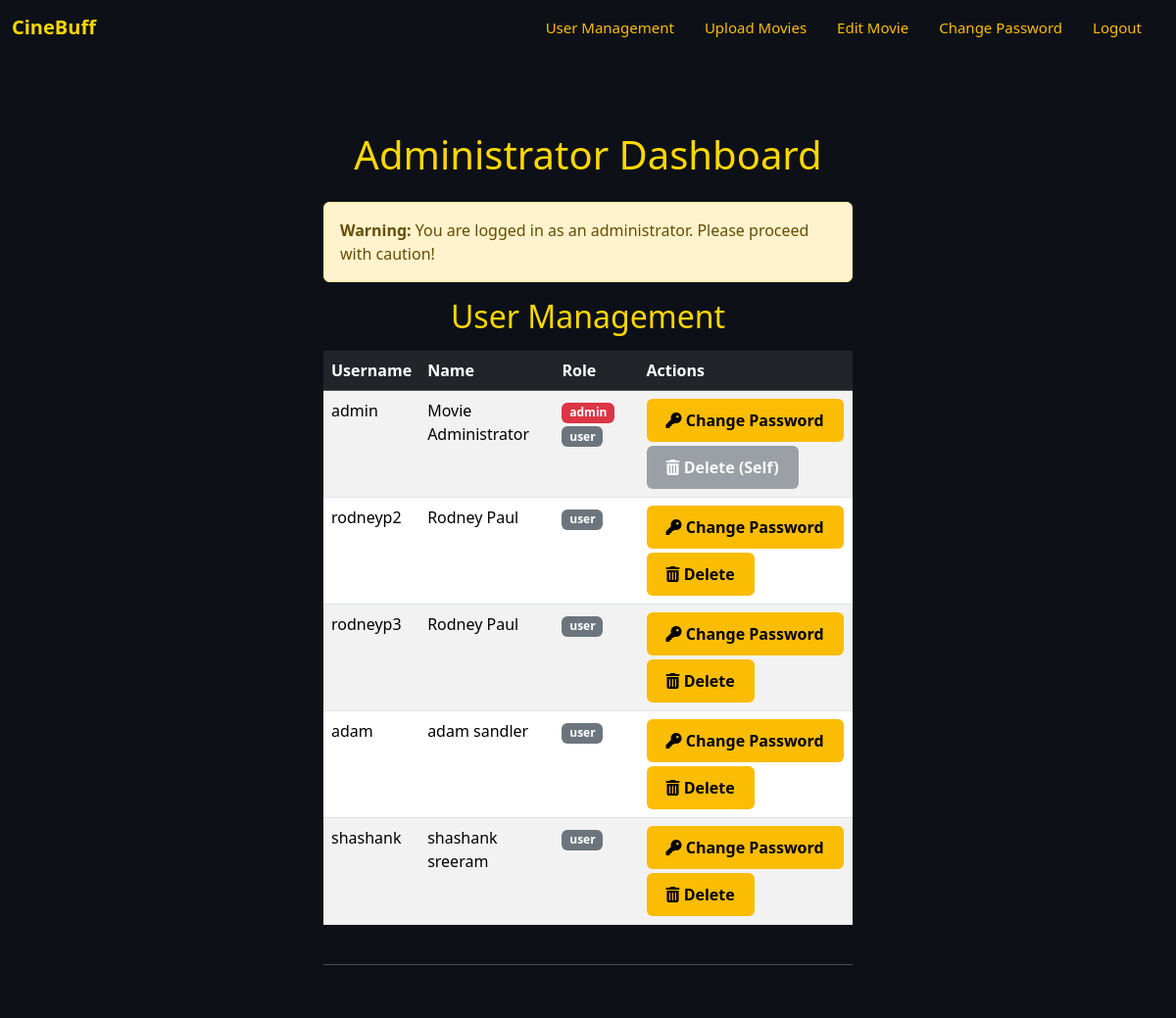
The app's page /dashboard (signed in) with its own data.
### app/models.py (models this page shows, shortened)
class Member(db.Model, UserMixin):
    __tablename__ = 'member'
    username = db.Column(db.String, primary_key=True)
    firstName = db.Column(db.String, nullable=False)
    lastName = db.Column(db.String, nullable=False)
    email = db.Column(db.String, nullable=False, unique=True)
    hashPwd = db.Column(db.String, nullable=False)
    reviews = db.relationship('Review', backref='member', lazy=True)
    roles = db.relationship('UserRole', backref='member', lazy=True)
    public_reviews = db.Column(db.Boolean, default=False)
    def has_role(self, role_name):
        if self.roles:
            for role in self.roles:
                if role.role == role_name:
                    return True
        return False

class UserRole(db.Model):
    __tablename__ = 'user_role'
    username = db.Column(db.String, db.ForeignKey('member.username'), primary_key=True)
    role = db.Column(db.String, db.ForeignKey('roles.role'), primary_key=True)

### app/admin/routes.py (the view)
@admin.route("/dashboard")
@login_required
@admin_required
def dashboard():
    users = Member.query.all()
    return render_template("admin/admin_dashboard.html", users=users, title="Administrator Dashboard")

### app/admin/routes.py (called while the page is built)
def admin_required(f):
    @wraps(f)
    def decorated_function(*args, **kwargs):
        if not current_user.is_authenticated:
            flash("Please log in first", "info")
            return redirect(url_for('users.login', next=request.url))
        if not current_user.has_role('admin'):
            flash("You do not have permission to access this page", "danger")
            return redirect(url_for('main.home'))
        return f(*args, **kwargs)
    return decorated_function

### app/models.py (called while the page is built)
@login_manager.user_loader
def load_user(user_id):
    return Member.query.get(user_id)

### app/templates/admin/admin_dashboard.html (shortened to what this page needs)
{% extends "base.html" %}
{% block content %}
<div class="container mt-5">
    <h1 class="mb-4">{{ title | default('Admin Dashboard') }}</h1>
    <div class="alert alert-warning" role="alert">
        <strong>Warning:</strong> You are logged in as an administrator. Please proceed with caution!
    </div>
    <div class="row">
        <div class="col-md-12">
            <h2 class="mb-3">User Management</h2>
            {% if users %}
            <div class="table-responsive">
                <table class="table table-striped table-hover">
                    <thead class="table-dark">
                        <tr>
                            <th scope="col">Username</th>
                            <th scope="col">Name</th>
                            <th scope="col">Role</th>
                            <th scope="col">Actions</th>
                        </tr>
                    </thead>
                    <tbody>
                        {% for u in users %}
                        <tr>
                            <td>{{ u.username }}</td>
                            <td>{{ u.firstName }} {{ u.lastName }}</td>
                            <td>
                                {% for role_assoc in u.roles %}
                                    <span class="badge
                                        {% if role_assoc.role == 'admin' %}bg-danger{% else %}bg-secondary{% endif %}">
                                        {{ role_assoc.role }}
                                    </span>
                                {% else %}
                                    <span class="badge bg-light text-dark">No Role</span>
                                {% endfor %}
                            </td>
                            <td>
                                <a href="{{ url_for('admin.change_user_password', username=u.username) }}" class="btn btn-primary btn-sm mb-1">
                                    <i class="fas fa-key"></i> Change Password
                                </a>
                                {% if u.username != current_user.username %}
                                    {% if not u.has_role('admin') %}
                                    <form action="{{ url_for('admin.delete_user', username=u.username) }}" method="POST" class="d-inline">
                                        <button type="submit" class="btn btn-danger btn-sm" onclick="return confirm('Are you sure you want to delete user {{ u.username }}? This action cannot be undone.')">
                                            <i class="fas fa-trash-alt"></i> Delete
                                        </button>
                                    </form>
                                    {% else %}
                                    <button class="btn btn-secondary btn-sm" disabled title="Administrators cannot be deleted through this interface.">
                                        <i class="fas fa-trash-alt"></i> Delete (Admin)
                                    </button>
                                    {% endif %}
                                {% else %}
                                    <button class="btn btn-secondary btn-sm" disabled title="You cannot delete your own account.">
                                        <i class="fas fa-trash-alt"></i> Delete (Self)
                                    </button>
                                {% endif %}
                            </td>
                        </tr>
                        {% endfor %}
                    </tbody>
                </table>
            </div>
            {% else %}
            <p>No users in the system.</p>
            {% endif %}
        </div>
    </div>
    <hr class="my-4">
</div>
{% endblock %}

### app/templates/base.html (shortened to what this page needs)
<!DOCTYPE html>
<html lang="en">
<head>
  <link href="https://cdn.jsdelivr.net/npm/bootstrap@5.3.2/dist/css/bootstrap.min.css" rel="stylesheet">
  <link rel="stylesheet" href="{{ url_for('static', filename='styles.css') }}">
  <link rel="stylesheet" href="https://cdnjs.cloudflare.com/ajax/libs/font-awesome/6.4.0/css/all.min.css">
</head>
<body>
  <nav class="navbar navbar-expand-lg navbar-dark bg-dark">
    <div class="container-fluid">
      {% if current_user.is_authenticated %}
        {% if current_user.has_role('admin') %}
          <a class="navbar-brand" href="{{ url_for('admin.dashboard') }}">CineBuff</a>
        {% elif current_user.has_role('user') %}
          <a class="navbar-brand" href="{{ url_for('movies.search') }}">CineBuff</a>
        {% else %}
          <a class="navbar-brand" href="{{ url_for('home') }}">CineBuff</a>
        {% endif %}
      {% endif %}
      <div class="collapse navbar-collapse" id="navbarNav">
        <ul class="navbar-nav ms-auto mb-2 mb-lg-0">
          {% if current_user.is_authenticated %}
            {% if current_user.has_role('admin') %}
              <li class="nav-item"><a class="nav-link" href="{{ url_for('admin.dashboard') }}">User Management</a></li>
              <li class="nav-item"><a class="nav-link" href="{{ url_for('admin.upload_movies') }}">Upload Movies</a></li>
              <li class="nav-item"><a class="nav-link" href="{{ url_for('admin.find_movie') }}">Edit Movie</a></li>
              <li class="nav-item"><a class="nav-link" href="{{ url_for('users.change_password') }}">Change Password</a></li>
              <li class="nav-item"><a class="nav-link" href="{{ url_for('users.logout') }}">Logout</a></li>
            {% endif %}
          {% else %}
            <li class="nav-item"><a class="nav-link" href="{{ url_for('users.reset_password') }}">Reset Password</a></li>
            <li class="nav-item"><a class="nav-link" href="{{ url_for('users.login') }}">Login</a></li>
            <li class="nav-item"><a class="nav-link" href="{{ url_for('users.register') }}">Register</a></li>
          {% endif %}
        </ul>
      </div>
    </div>
  </nav>
  {% block content %}{% endblock %}
</body>
</html>

### app/static/styles.css (style rules this page uses)
html, body { margin: 0; padding: 0; background-color: #0d1117 !important; color: white; height: 100%; font-family: 'Poppins', 'Segoe UI', sans-serif; }
nav, .navbar { background-color: #0d1117 !important; z-index: 2; }
.navbar-brand { color: #ffd700 !important; font-weight: bold; font-size: 20px; }
.nav-link { color: #fbbc04 !important; font-size: 15px; margin-right: 15px; }
.container { width: 90%; max-width: 600px; margin: 60px auto; padding: 30px; background-color: #0d1117; border-radius: 12px; box-shadow: none; }
form { display: flex; flex-direction: column; }
button, .btn, .homepage-login-btn { padding: 10px 20px; background-color: #fbbc04; color: black; font-weight: bold; font-size: 16px; border: none; border-radius: 6px; cursor: pointer; transition: background-color 0.3s, color 0.3s; width: auto; }
a { color: #00b7ff; text-decoration: none; }
h1, h2 { text-align: center; margin-bottom: 20px; color: #ffd700; }

### records on screen
Member: username "admin", firstName "Movie", lastName "Administrator", shows "Delete (Self)"
UserRole: role "admin"
UserRole: role "user"
Member: username "rodneyp2", firstName "Rodney", lastName "Paul"
UserRole: role "user"
Member: username "rodneyp3", firstName "Rodney", lastName "Paul"
UserRole: role "user"
Member: username "adam", firstName "adam", lastName "sandler"
UserRole: role "user"
Member: username "shashank", firstName "shashank", lastName "sreeram"
UserRole: role "user"

### other values on screen
{{ title | default('Admin Dashboard') }} "Administrator Dashboard"
